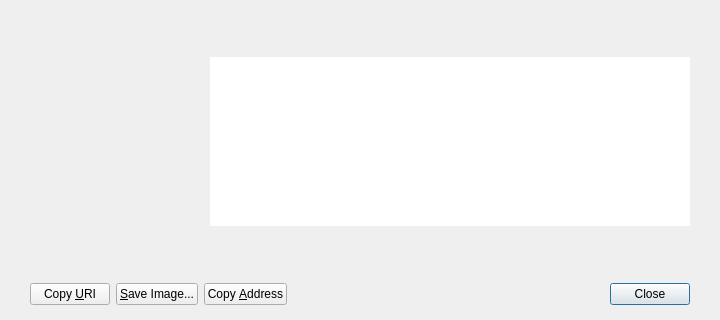
<?xml version="1.0" encoding="UTF-8"?>
<ui version="4.0">
 <class>ReceiveRequestDialog</class>
 <widget class="QDialog" name="ReceiveRequestDialog">
  <property name="geometry">
   <rect>
    <x>0</x>
    <y>0</y>
    <width>720</width>
    <height>320</height>
   </rect>
  </property>
  <layout class="QVBoxLayout" name="verticalLayout_2">
   <property name="spacing">
    <number>0</number>
   </property>
   <property name="leftMargin">
    <number>0</number>
   </property>
   <property name="topMargin">
    <number>15</number>
   </property>
   <property name="rightMargin">
    <number>0</number>
   </property>
   <property name="bottomMargin">
    <number>0</number>
   </property>
   <item>
    <layout class="QVBoxLayout" name="verticalLayout">
     <property name="spacing">
      <number>0</number>
     </property>
     <item>
      <layout class="QHBoxLayout" name="horizontalLayout_3">
       <property name="leftMargin">
        <number>10</number>
       </property>
       <property name="topMargin">
        <number>0</number>
       </property>
       <property name="rightMargin">
        <number>30</number>
       </property>
       <property name="bottomMargin">
        <number>0</number>
       </property>
       <item>
        <widget class="QRImageWidget" name="lblSRCode">
         <property name="sizePolicy">
          <sizepolicy hsizetype="Minimum" vsizetype="Minimum">
           <horstretch>0</horstretch>
           <verstretch>0</verstretch>
          </sizepolicy>
         </property>
         <property name="minimumSize">
          <size>
           <width>200</width>
           <height>200</height>
          </size>
         </property>
         <property name="maximumSize">
          <size>
           <width>200</width>
           <height>200</height>
          </size>
         </property>
         <property name="toolTip">
          <string>QR Code</string>
         </property>
         <property name="textFormat">
          <enum>Qt::PlainText</enum>
         </property>
         <property name="alignment">
          <set>Qt::AlignCenter</set>
         </property>
         <property name="wordWrap">
          <bool>true</bool>
         </property>
        </widget>
       </item>
       <item>
        <layout class="QVBoxLayout" name="verticalLayout_3">
         <property name="topMargin">
          <number>25</number>
         </property>
         <property name="bottomMargin">
          <number>25</number>
         </property>
         <item>
          <spacer name="verticalSpacer">
           <property name="orientation">
            <enum>Qt::Vertical</enum>
           </property>
           <property name="sizeHint" stdset="0">
            <size>
             <width>20</width>
             <height>40</height>
            </size>
           </property>
          </spacer>
         </item>
         <item>
          <widget class="QTextEdit" name="outUri">
           <property name="sizePolicy">
            <sizepolicy hsizetype="Expanding" vsizetype="Expanding">
             <horstretch>0</horstretch>
             <verstretch>0</verstretch>
            </sizepolicy>
           </property>
           <property name="minimumSize">
            <size>
             <width>0</width>
             <height>50</height>
            </size>
           </property>
           <property name="frameShape">
            <enum>QFrame::NoFrame</enum>
           </property>
           <property name="frameShadow">
            <enum>QFrame::Plain</enum>
           </property>
           <property name="tabChangesFocus">
            <bool>true</bool>
           </property>
           <property name="textInteractionFlags">
            <set>Qt::TextSelectableByKeyboard|Qt::TextSelectableByMouse</set>
           </property>
          </widget>
         </item>
         <item>
          <spacer name="verticalSpacer_2">
           <property name="orientation">
            <enum>Qt::Vertical</enum>
           </property>
           <property name="sizeHint" stdset="0">
            <size>
             <width>20</width>
             <height>40</height>
            </size>
           </property>
          </spacer>
         </item>
        </layout>
       </item>
      </layout>
     </item>
    </layout>
   </item>
   <item>
    <widget class="QWidget" name="buttonsContainerWhite" native="true">
     <layout class="QVBoxLayout" name="verticalLayout_4">
      <property name="leftMargin">
       <number>30</number>
      </property>
      <property name="topMargin">
       <number>15</number>
      </property>
      <property name="rightMargin">
       <number>30</number>
      </property>
      <property name="bottomMargin">
       <number>15</number>
      </property>
      <item>
       <layout class="QHBoxLayout" name="horizontalLayout">
        <item>
         <widget class="QPushButton" name="btnCopyURI">
          <property name="text">
           <string>Copy &amp;URI</string>
          </property>
          <property name="autoDefault">
           <bool>false</bool>
          </property>
         </widget>
        </item>
        <item>
         <widget class="QPushButton" name="btnSaveAs">
          <property name="text">
           <string>&amp;Save Image...</string>
          </property>
          <property name="autoDefault">
           <bool>false</bool>
          </property>
         </widget>
        </item>
        <item>
         <widget class="QPushButton" name="btnCopyAddress">
          <property name="text">
           <string>Copy &amp;Address</string>
          </property>
          <property name="autoDefault">
           <bool>false</bool>
          </property>
         </widget>
        </item>
        <item>
         <spacer name="horizontalSpacer">
          <property name="orientation">
           <enum>Qt::Horizontal</enum>
          </property>
          <property name="sizeHint" stdset="0">
           <size>
            <width>40</width>
            <height>20</height>
           </size>
          </property>
         </spacer>
        </item>
        <item>
         <widget class="QDialogButtonBox" name="buttonBox">
          <property name="styleSheet">
           <string notr="true"/>
          </property>
          <property name="standardButtons">
           <set>QDialogButtonBox::Close</set>
          </property>
         </widget>
        </item>
       </layout>
      </item>
     </layout>
    </widget>
   </item>
  </layout>
 </widget>
 <customwidgets>
  <customwidget>
   <class>QRImageWidget</class>
   <extends>QLabel</extends>
   <header>qt/receiverequestdialog.h</header>
  </customwidget>
 </customwidgets>
 <resources/>
 <connections>
  <connection>
   <sender>buttonBox</sender>
   <signal>rejected()</signal>
   <receiver>ReceiveRequestDialog</receiver>
   <slot>reject()</slot>
   <hints>
    <hint type="sourcelabel">
     <x>452</x>
     <y>573</y>
    </hint>
    <hint type="destinationlabel">
     <x>243</x>
     <y>298</y>
    </hint>
   </hints>
  </connection>
  <connection>
   <sender>buttonBox</sender>
   <signal>accepted()</signal>
   <receiver>ReceiveRequestDialog</receiver>
   <slot>accept()</slot>
   <hints>
    <hint type="sourcelabel">
     <x>452</x>
     <y>573</y>
    </hint>
    <hint type="destinationlabel">
     <x>243</x>
     <y>298</y>
    </hint>
   </hints>
  </connection>
 </connections>
</ui>
